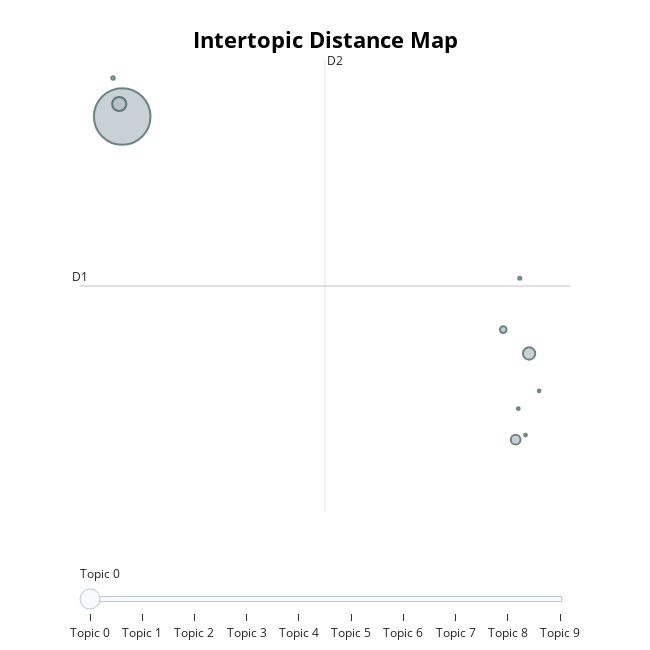

Write notebook code for a chart like this one.
### Code cell
# visualize topics

fig = topic_model.visualize_topics()

save_html = True
if save_html:
    fig.write_html(str(eval_results_external_folder_path.joinpath(
        f'intertopic_dist_map.html') if type(genre) == GENRES \
            else eval_results_external_folder_path.joinpath(f'intertopic_dist_map.html')
    ))

fig

### Figure 1 — Plotly figure (JSON) as saved in the notebook; plotly's stock layout.template omitted (floating-point values rounded to 4 significant figures)
{"data": [{"customdata": [[0, "dlc | new | cyberpunk | liberty | like", 566318], [1, "play | bugs | dlc | fixed | fix", 35469], [2, "10 | dlc | 11 | ending | depression", 27056], [3, "good | amazing | morning | city | yes", 16758], [4, "grind | good | bad | paint | average", 7693], [5, "cyberpunk | business | knuckles | equip | voiced", 1940], [6, "know | wanna | cooked | beauty | let", 1605], [7, "masterpiece | songbird | johnny | ending | night", 1395], [8, "cked | outfits | fr | hunt | available", 1358], [9, "johnny | wine | blood | wires | president", 1279]], "hovertemplate": "<b>Topic %{customdata[0]}</b><br>%{customdata[1]}<br>Size: %{customdata[2]}", "legendgroup": "", "marker": {"color": "#B0BEC5", "line": {"color": "DarkSlateGrey", "width": 2}, "size": [566318, 35469, 27056, 16758, 7693, 1940, 1605, 1395, 1358, 1279], "sizemode": "area", "sizeref": 353.9, "symbol": "circle"}, "mode": "markers", "name": "", "orientation": "v", "showlegend": false, "type": "scatter", "x": [-15.21, -15.42, 14.12, 13.15, 12.25, -15.87, 13.45, 13.86, 13.34, 14.84], "xaxis": "x", "y": [-2.732, -2.518, -6.818, -8.303, -6.406, -2.07, -5.522, -8.223, -7.766, -7.463], "yaxis": "y"}], "layout": {"annotations": [{"showarrow": false, "text": "D1", "x": -18.25, "y": -5.654, "yshift": 10}, {"showarrow": false, "text": "D2", "x": -0.5914, "xshift": 10, "y": -1.76}], "height": 650, "hoverlabel": {"bgcolor": "white", "font": {"family": "Rockwell", "size": 16}}, "legend": {"itemsizing": "constant", "tracegroupgap": 0}, "margin": {"t": 60}, "shapes": [{"line": {"color": "#CFD8DC", "width": 2}, "type": "line", "x0": -0.5914, "x1": -0.5914, "y0": -9.549, "y1": -1.76}, {"line": {"color": "#9E9E9E", "width": 2}, "type": "line", "x0": -18.25, "x1": 17.07, "y0": -5.654, "y1": -5.654}], "sliders": [{"active": 0, "pad": {"t": 50}, "steps": [{"args": [{"marker.color": [["red", "#B0BEC5", "#B0BEC5", "#B0BEC5", "#B0BEC5", "#B0BEC5", "#B0BEC5", "#B0BEC5", "#B0BEC5", "#B0BEC5"]]}], "label": "Topic 0", "method": "update"}, {"args": [{"marker.color": [["#B0BEC5", "red", "#B0BEC5", "#B0BEC5", "#B0BEC5", "#B0BEC5", "#B0BEC5", "#B0BEC5", "#B0BEC5", "#B0BEC5"]]}], "label": "Topic 1", "method": "update"}, {"args": [{"marker.color": [["#B0BEC5", "#B0BEC5", "red", "#B0BEC5", "#B0BEC5", "#B0BEC5", "#B0BEC5", "#B0BEC5", "#B0BEC5", "#B0BEC5"]]}], "label": "Topic 2", "method": "update"}, {"args": [{"marker.color": [["#B0BEC5", "#B0BEC5", "#B0BEC5", "red", "#B0BEC5", "#B0BEC5", "#B0BEC5", "#B0BEC5", "#B0BEC5", "#B0BEC5"]]}], "label": "Topic 3", "method": "update"}, {"args": [{"marker.color": [["#B0BEC5", "#B0BEC5", "#B0BEC5", "#B0BEC5", "red", "#B0BEC5", "#B0BEC5", "#B0BEC5", "#B0BEC5", "#B0BEC5"]]}], "label": "Topic 4", "method": "update"}, {"args": [{"marker.color": [["#B0BEC5", "#B0BEC5", "#B0BEC5", "#B0BEC5", "#B0BEC5", "red", "#B0BEC5", "#B0BEC5", "#B0BEC5", "#B0BEC5"]]}], "label": "Topic 5", "method": "update"}, {"args": [{"marker.color": [["#B0BEC5", "#B0BEC5", "#B0BEC5", "#B0BEC5", "#B0BEC5", "#B0BEC5", "red", "#B0BEC5", "#B0BEC5", "#B0BEC5"]]}], "label": "Topic 6", "method": "update"}, {"args": [{"marker.color": [["#B0BEC5", "#B0BEC5", "#B0BEC5", "#B0BEC5", "#B0BEC5", "#B0BEC5", "#B0BEC5", "red", "#B0BEC5", "#B0BEC5"]]}], "label": "Topic 7", "method": "update"}, {"args": [{"marker.color": [["#B0BEC5", "#B0BEC5", "#B0BEC5", "#B0BEC5", "#B0BEC5", "#B0BEC5", "#B0BEC5", "#B0BEC5", "red", "#B0BEC5"]]}], "label": "Topic 8", "method": "update"}, {"args": [{"marker.color": [["#B0BEC5", "#B0BEC5", "#B0BEC5", "#B0BEC5", "#B0BEC5", "#B0BEC5", "#B0BEC5", "#B0BEC5", "#B0BEC5", "red"]]}], "label": "Topic 9", "method": "update"}]}], "title": {"font": {"color": "Black", "size": 22}, "text": "<b>Intertopic Distance Map</b>", "x": 0.5, "xanchor": "center", "y": 0.95, "yanchor": "top"}, "width": 650, "xaxis": {"anchor": "y", "domain": [0, 1], "range": [-18.25, 17.07], "title": {"text": ""}, "visible": false}, "yaxis": {"anchor": "x", "domain": [0, 1], "range": [-9.549, -1.76], "title": {"text": ""}, "visible": false}}}
